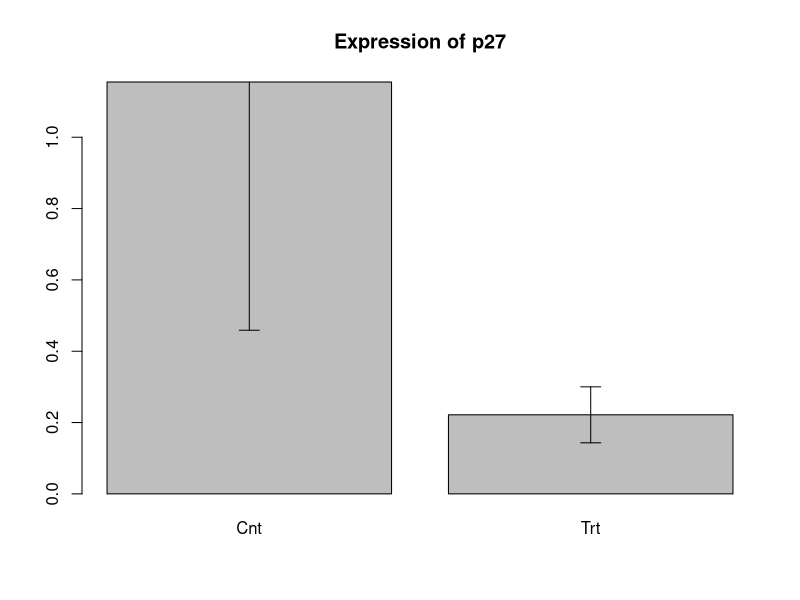

Recreate this plot in R.
getwd()
setwd("C:\\Users\\leh\\Documents\\GeneExpressionAnalysisInR")
d = read.csv("P27Expression.csv")
d
class(d)

dCt_control = d$untreated_p27 - d$untreated_GAPDH
dCt_control
dCt_treatment = d$treated_p27 - d$treated_GAPDH

dCt_control_avg = mean(dCt_control)

ddCt_control = dCt_control - dCt_control_avg
ddCt_treatment = dCt_treatment - dCt_control_avg

expression_control = 2^ddCt_control
expression_treatment = 2^ddCt_treatment

expression_control_avg = mean(expression_control)
expression_treatment_avg = mean(expression_treatment)

expression_control_sd = sd(expression_control)
expression_treatment_sd = sd(expression_treatment)

plot_data = c(expression_control_avg, expression_treatment_avg)
plot_data_var = c(expression_control_sd, expression_treatment_sd)

img_obj = barplot(plot_data,
                  names.arg = c("Cnt", "Trt"),
                  main = "Expression of p27")

error.bar <- function(x, y, upper, lower=upper, length=0.1,...){
  if(length(x) != length(y) | length(y) !=length(lower) | length(lower) != length(upper))
    stop("vectors must be same length")
  arrows(x,y+upper, x, y-lower, angle=90, code=3, length=length, ...)
}

error.bar(x = img_obj,
          y = plot_data, 
          upper = plot_data_var)  

t.test(x = expression_control, expression_treatment)
